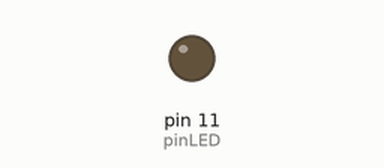
A sketch run on a simulated Arduino Uno, built with avr-gcc and run on an emulated ATmega328P. Shown: output pins drawn as LEDs (lit = HIGH).

Above: at 0.15 s.
At 16.06 s:
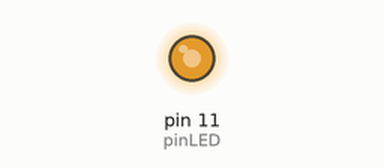
Timing chart, 0 to 16.0 s (numbered marks = the images above):
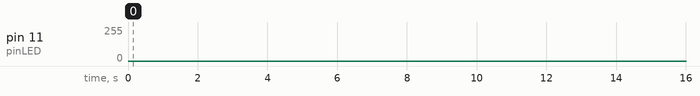

The sketch:

pwm.ino
```cpp
int pinLED = 11;               // kimeno lab
int alpha;                     // kitoltesi tenyezo 1/255 egysegekben
boolean dir;                   // valtozas iranya

void setup() {
  pinMode(pinLED, OUTPUT);     // a LED portjat irjuk
  alpha = 0;
  dir = false;
}

void loop() {
  if ((alpha == 0) or (alpha == 255)) {
    dir = ! dir;               // vegallapotban fordulunk
  }
  analogWrite(pinLED, alpha);  // igazitsunk a generatoron
  if (dir) {                   // kitoltesi tenyezo frissitese
    alpha++;
  } else {
    alpha--;
  }
  delay(2);                    // szusszanjunk 2 ms-t
}
```
